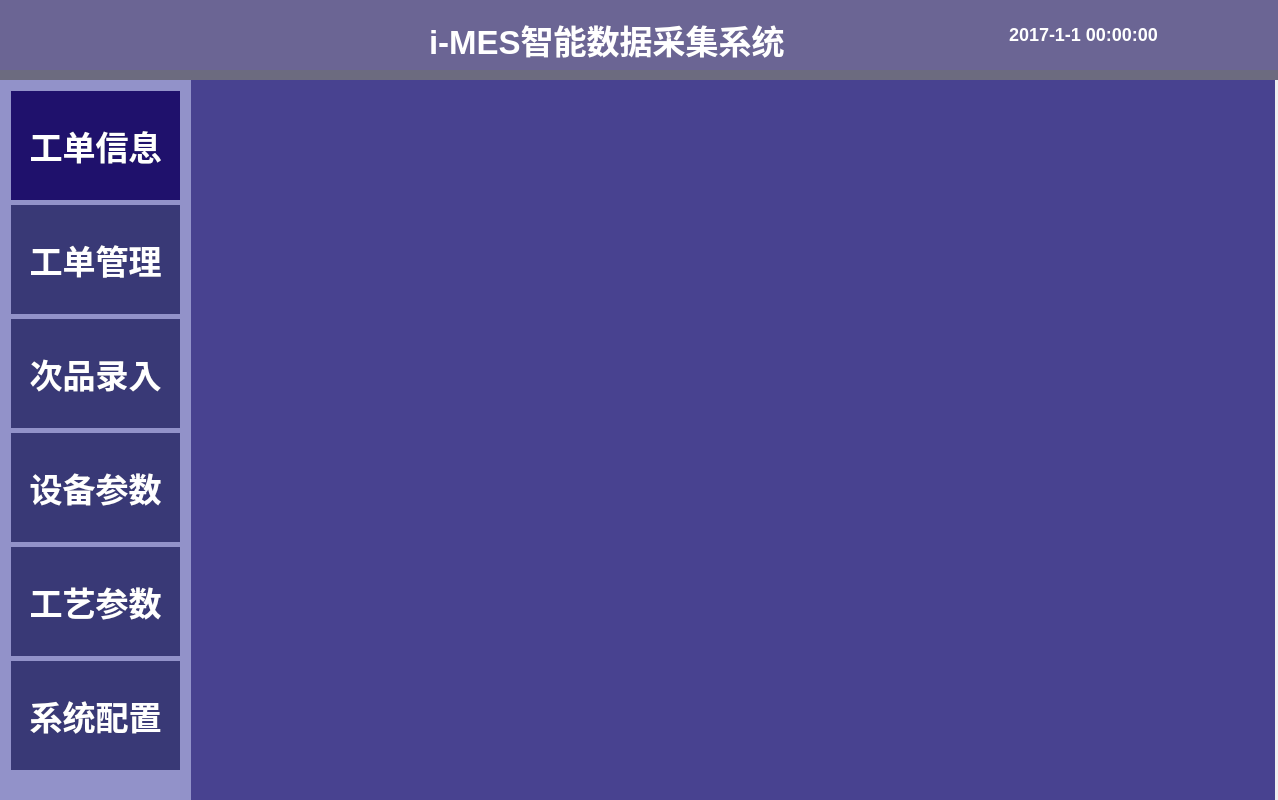
<?xml version="1.0" encoding="UTF-8"?>
<ui version="4.0">
 <class>MainWindow</class>
 <widget class="QMainWindow" name="MainWindow">
  <property name="enabled">
   <bool>true</bool>
  </property>
  <property name="geometry">
   <rect>
    <x>0</x>
    <y>0</y>
    <width>1278</width>
    <height>800</height>
   </rect>
  </property>
  <property name="minimumSize">
   <size>
    <width>800</width>
    <height>500</height>
   </size>
  </property>
  <property name="maximumSize">
   <size>
    <width>1280</width>
    <height>800</height>
   </size>
  </property>
  <property name="windowTitle">
   <string>MainWindow</string>
  </property>
  <property name="styleSheet">
   <string notr="true">#stackedWidget {	
	background-color: rgba(25, 18, 117, 200);
}
#groupBox {
   border-style:solid;
   border-bottom: 10px solid rgba(108, 107, 126, 250);
   background-color: rgba(70, 63, 123, 199);
}
#Menuframe { 		
	border-style:solid;
   background-color: rgb(146, 146, 201);
}
#Menuframe QPushButton {	
	background-color: rgb(57, 57, 118);
	color: rgb(255, 255, 255);	
	font: bold 33px;
	border-style:solid;
}
#Menuframe QPushButton:pressed{			
	background-color: rgb(57, 56, 76);
	color: rgb(255, 255, 255);		
	font: bold 33px;
	border-style:solid;
}
#Menuframe QPushButton:checked {
	background-color: rgb(31, 17, 108);
	color: rgb(255, 255, 255);		
	font: bold 33px;
	border-style:solid;
}
</string>
  </property>
  <widget class="QWidget" name="mainWidget">
   <property name="maximumSize">
    <size>
     <width>1280</width>
     <height>800</height>
    </size>
   </property>
   <property name="styleSheet">
    <string notr="true"/>
   </property>
   <widget class="QGroupBox" name="groupBox">
    <property name="geometry">
     <rect>
      <x>-1</x>
      <y>-1</y>
      <width>1280</width>
      <height>81</height>
     </rect>
    </property>
    <property name="styleSheet">
     <string notr="true"/>
    </property>
    <property name="title">
     <string/>
    </property>
    <widget class="QLabel" name="label">
     <property name="geometry">
      <rect>
       <x>430</x>
       <y>10</y>
       <width>431</width>
       <height>61</height>
      </rect>
     </property>
     <property name="styleSheet">
      <string notr="true">color: rgb(255, 255, 255);
font: bold 33px;
background-color: transparent;</string>
     </property>
     <property name="text">
      <string>i-MES智能数据采集系统</string>
     </property>
    </widget>
    <widget class="QWidget" name="uiNetConnectFlag" native="true">
     <property name="geometry">
      <rect>
       <x>960</x>
       <y>20</y>
       <width>31</width>
       <height>31</height>
      </rect>
     </property>
     <property name="styleSheet">
      <string notr="true">border-image: url(:/qrc/res/Server_status.png);</string>
     </property>
    </widget>
    <widget class="QLabel" name="label_TimeText">
     <property name="geometry">
      <rect>
       <x>1010</x>
       <y>20</y>
       <width>261</width>
       <height>31</height>
      </rect>
     </property>
     <property name="styleSheet">
      <string notr="true">color: rgb(255, 255, 255);
font: bold 18px;
background-color: transparent;</string>
     </property>
     <property name="text">
      <string>2017-1-1 00:00:00</string>
     </property>
    </widget>
   </widget>
   <widget class="QStackedWidget" name="stackedWidget">
    <property name="geometry">
     <rect>
      <x>190</x>
      <y>80</y>
      <width>1085</width>
      <height>721</height>
     </rect>
    </property>
    <property name="lineWidth">
     <number>1</number>
    </property>
    <property name="currentIndex">
     <number>-1</number>
    </property>
   </widget>
   <widget class="QFrame" name="Menuframe">
    <property name="geometry">
     <rect>
      <x>0</x>
      <y>80</y>
      <width>191</width>
      <height>721</height>
     </rect>
    </property>
    <property name="maximumSize">
     <size>
      <width>800</width>
      <height>16777215</height>
     </size>
    </property>
    <property name="font">
     <font>
      <pointsize>14</pointsize>
     </font>
    </property>
    <property name="styleSheet">
     <string notr="true"/>
    </property>
    <property name="frameShape">
     <enum>QFrame::StyledPanel</enum>
    </property>
    <property name="frameShadow">
     <enum>QFrame::Raised</enum>
    </property>
    <widget class="QWidget" name="verticalLayoutWidget">
     <property name="geometry">
      <rect>
       <x>0</x>
       <y>0</y>
       <width>191</width>
       <height>701</height>
      </rect>
     </property>
     <layout class="QVBoxLayout" name="verticalLayout">
      <property name="spacing">
       <number>5</number>
      </property>
      <item>
       <widget class="QPushButton" name="bt_main_page1">
        <property name="maximumSize">
         <size>
          <width>800</width>
          <height>800</height>
         </size>
        </property>
        <property name="font">
         <font>
          <pointsize>-1</pointsize>
          <weight>75</weight>
          <italic>false</italic>
          <bold>true</bold>
         </font>
        </property>
        <property name="focusPolicy">
         <enum>Qt::NoFocus</enum>
        </property>
        <property name="styleSheet">
         <string notr="true"/>
        </property>
        <property name="text">
         <string>工单信息</string>
        </property>
        <property name="iconSize">
         <size>
          <width>32</width>
          <height>32</height>
         </size>
        </property>
        <property name="checkable">
         <bool>true</bool>
        </property>
        <property name="checked">
         <bool>true</bool>
        </property>
       </widget>
      </item>
      <item>
       <widget class="QPushButton" name="bt_main_page2">
        <property name="maximumSize">
         <size>
          <width>800</width>
          <height>800</height>
         </size>
        </property>
        <property name="font">
         <font>
          <pointsize>-1</pointsize>
          <weight>75</weight>
          <italic>false</italic>
          <bold>true</bold>
         </font>
        </property>
        <property name="focusPolicy">
         <enum>Qt::NoFocus</enum>
        </property>
        <property name="styleSheet">
         <string notr="true"/>
        </property>
        <property name="text">
         <string>工单管理</string>
        </property>
        <property name="iconSize">
         <size>
          <width>32</width>
          <height>32</height>
         </size>
        </property>
        <property name="checkable">
         <bool>true</bool>
        </property>
        <property name="checked">
         <bool>false</bool>
        </property>
       </widget>
      </item>
      <item>
       <widget class="QPushButton" name="bt_main_page3">
        <property name="maximumSize">
         <size>
          <width>800</width>
          <height>800</height>
         </size>
        </property>
        <property name="font">
         <font>
          <pointsize>-1</pointsize>
          <weight>75</weight>
          <italic>false</italic>
          <bold>true</bold>
         </font>
        </property>
        <property name="focusPolicy">
         <enum>Qt::NoFocus</enum>
        </property>
        <property name="styleSheet">
         <string notr="true"/>
        </property>
        <property name="text">
         <string>次品录入</string>
        </property>
        <property name="iconSize">
         <size>
          <width>32</width>
          <height>32</height>
         </size>
        </property>
        <property name="checkable">
         <bool>true</bool>
        </property>
       </widget>
      </item>
      <item>
       <widget class="QPushButton" name="bt_main_page4">
        <property name="maximumSize">
         <size>
          <width>800</width>
          <height>800</height>
         </size>
        </property>
        <property name="font">
         <font>
          <pointsize>-1</pointsize>
          <weight>75</weight>
          <italic>false</italic>
          <bold>true</bold>
         </font>
        </property>
        <property name="focusPolicy">
         <enum>Qt::NoFocus</enum>
        </property>
        <property name="styleSheet">
         <string notr="true"/>
        </property>
        <property name="text">
         <string>设备参数</string>
        </property>
        <property name="iconSize">
         <size>
          <width>32</width>
          <height>32</height>
         </size>
        </property>
        <property name="checkable">
         <bool>true</bool>
        </property>
       </widget>
      </item>
      <item>
       <widget class="QPushButton" name="bt_main_page5">
        <property name="minimumSize">
         <size>
          <width>0</width>
          <height>0</height>
         </size>
        </property>
        <property name="maximumSize">
         <size>
          <width>800</width>
          <height>800</height>
         </size>
        </property>
        <property name="font">
         <font>
          <pointsize>-1</pointsize>
          <weight>75</weight>
          <italic>false</italic>
          <bold>true</bold>
         </font>
        </property>
        <property name="focusPolicy">
         <enum>Qt::NoFocus</enum>
        </property>
        <property name="contextMenuPolicy">
         <enum>Qt::DefaultContextMenu</enum>
        </property>
        <property name="styleSheet">
         <string notr="true"/>
        </property>
        <property name="text">
         <string>工艺参数</string>
        </property>
        <property name="iconSize">
         <size>
          <width>32</width>
          <height>32</height>
         </size>
        </property>
        <property name="checkable">
         <bool>true</bool>
        </property>
        <property name="autoDefault">
         <bool>false</bool>
        </property>
        <property name="default">
         <bool>false</bool>
        </property>
       </widget>
      </item>
      <item>
       <widget class="QPushButton" name="bt_main_page6">
        <property name="minimumSize">
         <size>
          <width>0</width>
          <height>0</height>
         </size>
        </property>
        <property name="maximumSize">
         <size>
          <width>800</width>
          <height>800</height>
         </size>
        </property>
        <property name="font">
         <font>
          <pointsize>-1</pointsize>
          <weight>75</weight>
          <italic>false</italic>
          <bold>true</bold>
         </font>
        </property>
        <property name="focusPolicy">
         <enum>Qt::NoFocus</enum>
        </property>
        <property name="text">
         <string>系统配置</string>
        </property>
        <property name="checkable">
         <bool>true</bool>
        </property>
        <property name="checked">
         <bool>false</bool>
        </property>
       </widget>
      </item>
     </layout>
    </widget>
   </widget>
  </widget>
 </widget>
 <layoutdefault spacing="6" margin="11"/>
 <resources/>
 <connections/>
</ui>
